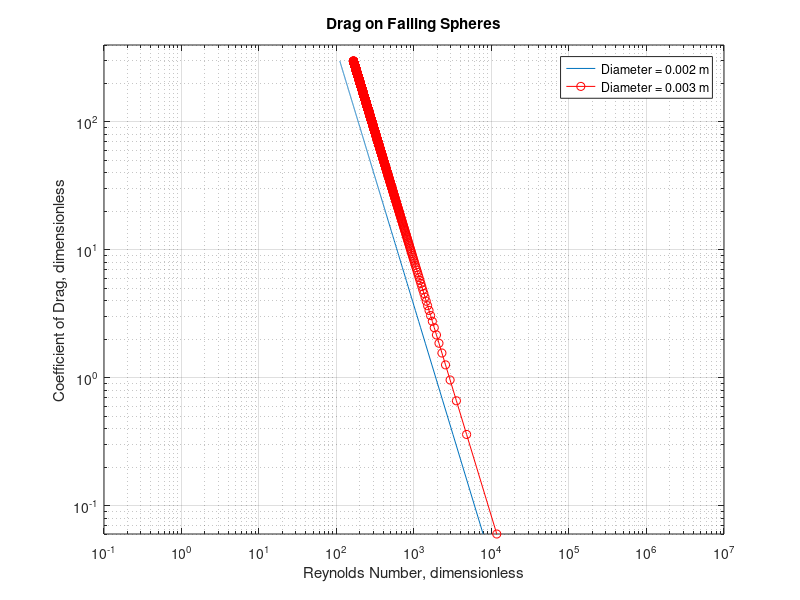

Reproduce this figure in MATLAB.
% AAE 333: HW 2 - Problem 3
% Plot C_D vs Re for a given sphere with unknown V_infty

rho_infty = 1.226;      %freestream density, kg/m^3
D = 3.70*10^(-4);       %drag force, N
S = 3.14*10^(-6);       %reference area, m^2
mu_infty = 1.780*10^(-5);  %freestream viscosity, kg/(m*s)
d_1 = 0.002;            %diameter of first sphere, m
d_2 = 0.003;            %diameter of second sphere, m

C_D_1 = transpose(linspace(0.06, 300, 1000));   %Possible drag coefficients for first sphere, dimensionless
C_D_2 = transpose(linspace(0.06, 300, 1000));   %Possible drag coefficients for second sphere, dimensionless
Re_1 = ones(length(C_D_1), 1) .* ((rho_infty * sqrt(2*D / (rho_infty*S)) * d_1) / mu_infty);   %Possible Reynolds numbers for first sphere, dimensionless
Re_1 = Re_1 ./ (C_D_1 .^ 0.5);
Re_2 = ones(length(C_D_2), 1) .* ((rho_infty * sqrt(2*D / (rho_infty*S)) * d_2) / mu_infty);   %Possible Reynolds numbers for second sphere, dimensionless
Re_2 = Re_2 ./ C_D_2 .^ 0.5;

loglog(Re_1, C_D_1);
hold on;
loglog(Re_2, C_D_2, '-ro');
axis([10^(-1), 10^7, 0.06, 400])
xlabel('Reynolds Number, dimensionless');
ylabel('Coefficient of Drag, dimensionless');
title('Drag on Falling Spheres');
legend('Diameter = 0.002 m', 'Diameter = 0.003 m');
grid on;